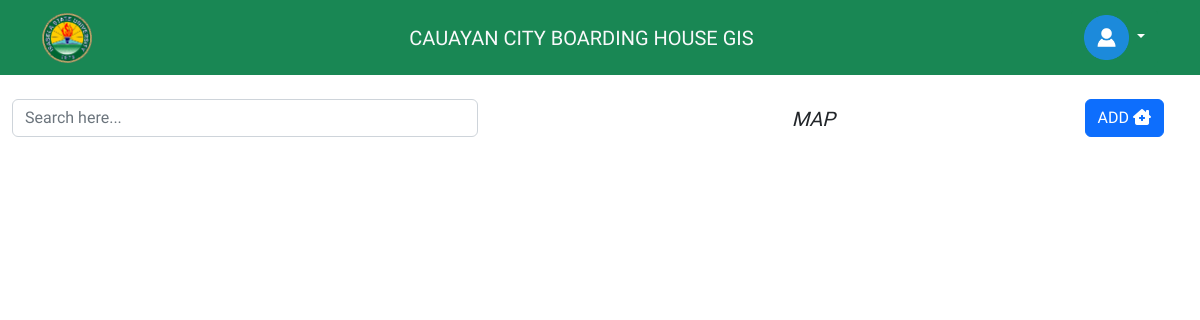
Page / (signed in) on the earlier database version.
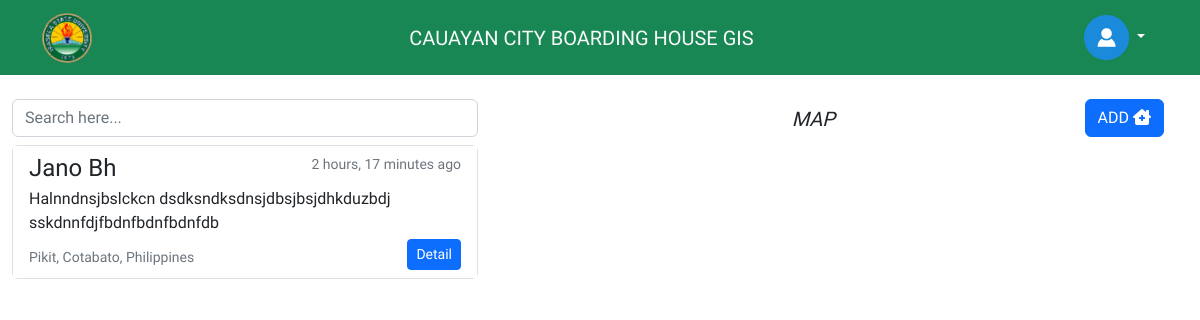
Same page on the later database version.
### My_App/models.py (models this page shows, shortened)
class BoardingHouse(models.Model):
    owner = models.ForeignKey(User, on_delete=models.CASCADE)
    name = models.CharField(max_length=200)
    description = models.TextField(max_length=200)
    phone = models.IntegerField(verbose_name='Contact Number')
    location = models.CharField(max_length=200)
    latitude = models.FloatField(verbose_name="Latitude", max_length=50, null=True, blank=True)
    longitude = models.FloatField(verbose_name="Longitude", max_length=50, null=True, blank=True)
    picture1 = models.FileField(upload_to='bh-images/', blank=True, null=True)
    picture2 = models.FileField(upload_to='bh-images/', blank=True, null=True)
    picture3 = models.FileField(upload_to='bh-images/', blank=True, null=True)
    picture4 = models.FileField(upload_to='bh-images/', blank=True, null=True)
    picture5 = models.FileField(upload_to='bh-images/', blank=True, null=True)
    admin_approval = models.BooleanField(max_length=200, default=False)
    updated = models.DateTimeField(auto_now=True)
    created = models.DateTimeField(auto_now_add=True)
    class Meta:
        ordering = ['-updated', '-created']

### My_App/decorators.py (the view)
    def wrapper_func_user(request, *args, **kwargs):
        if request.user.is_superuser:
            return redirect('admin-page')
        else:
            return view_func(request, *args, **kwargs)

### My_App/views.py (called while the page is built)
@login_required(login_url='login')
@user_only
def homePage(request):
    boarding_houses = BoardingHouse.objects.all()
    context = {
        'boarding_houses': boarding_houses,
    }
    return render(request, 'home.html', context)

### My_App/templates/home.html (shortened to what this page needs)
{% extends 'base.html' %}
{% block content %}
<div class="row justify-content-between my-3">
    <div class="col-5">
        <div class="w-100 mx-auto my-2">
            <input type="search" class="form-control" id="searchInput" placeholder="Search here...">
        </div>
        <ul class="list-group mt-2 overflow-auto" style="max-height: 75vh" id="searchValue">
            {% for bh in boarding_houses %}
            {% if bh.admin_approval %}
            <button type="button" onclick="addMarker({lat: {{bh.latitude}}, lng: {{bh.longitude}}}, '{{bh.name}}')"
                    style="all: unset">
                <li class="list-group-item list-group-item-action">
                    <div class="d-flex justify-content-between">
                        <h4 class="mb-1">{{bh.name}}</h4>
                        <small class="text-muted">{{bh.updated|timesince}} ago</small>
                    </div>
                    <p class="mb-1">{{bh.description}}</p>
                    <div class="d-flex w-100 justify-content-between">
                        <small class="text-muted mt-2 w-75"
                               style="display: block; overflow: hidden; white-space: nowrap; text-overflow: ellipsis;">{{bh.location}}</small>
                        <a href="{% url 'bh-detail' bh.id %}" class="btn btn-sm btn-primary">Detail</a>
                    </div>
                </li>
            </button>
            {% endif %}
            {% endfor %}
        </ul>
    </div>
    <div class="col-7">
        <div class="ms-4 my-2">
            <div class="ms-3 mb-2 text-center">
                <h5 class="d-inline-block fst-italic my-2">MAP</h5>
                <a href="{% url 'add-bh' %}" class="btn btn-primary float-end">
                    ADD <i class="fa-solid fa-house-chimney-medical"></i>
                </a>
            </div>
            <div id="map" style="height: 75vh; width: 100%;"></div>
        </div>
    </div>
</div>
{% endblock %}

Differences in the rows shown:
added BoardingHouse: name "Jano Bh", updated "2 hours, 17 minutes", description "Halnndnsjbslckcn dsdksndksdnsjdbsjbsjdhkduzbdj sskdnnfdjfbdnfbdnfbdnfdb", location "Pikit, Cotabato, Philippines"
